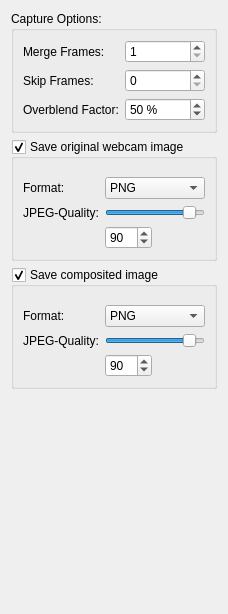
       <widget class="QWidget" name="captureTab">
        <attribute name="title">
         <string>Capture</string>
        </attribute>
        <layout class="QVBoxLayout" name="verticalLayout_7">
         <item>
          <widget class="QGroupBox" name="groupBox">
           <property name="title">
            <string>Capture Options:</string>
           </property>
           <layout class="QVBoxLayout" name="verticalLayout_6">
            <item>
             <layout class="QFormLayout" name="formLayout_4">
              <property name="topMargin">
               <number>0</number>
              </property>
              <item row="0" column="0">
               <widget class="QLabel" name="label_9">
                <property name="text">
                 <string>Merge Frames:</string>
                </property>
               </widget>
              </item>
              <item row="0" column="1">
               <widget class="QSpinBox" name="mergeFrames">
                <property name="minimum">
                 <number>1</number>
                </property>
                <property name="maximum">
                 <number>100</number>
                </property>
               </widget>
              </item>
              <item row="1" column="0">
               <widget class="QLabel" name="label_12">
                <property name="text">
                 <string>Skip Frames:</string>
                </property>
               </widget>
              </item>
              <item row="1" column="1">
               <widget class="QSpinBox" name="skipFrames">
                <property name="minimum">
                 <number>0</number>
                </property>
                <property name="maximum">
                 <number>10</number>
                </property>
                <property name="value">
                 <number>0</number>
                </property>
               </widget>
              </item>
              <item row="2" column="0">
               <widget class="QLabel" name="label_21">
                <property name="text">
                 <string>Overblend Factor:</string>
                </property>
               </widget>
              </item>
              <item row="2" column="1">
               <widget class="QSpinBox" name="overblendFactor">
                <property name="suffix">
                 <string> %</string>
                </property>
                <property name="prefix">
                 <string/>
                </property>
                <property name="minimum">
                 <number>1</number>
                </property>
                <property name="maximum">
                 <number>100</number>
                </property>
                <property name="value">
                 <number>50</number>
                </property>
               </widget>
              </item>
             </layout>
            </item>
           </layout>
          </widget>
         </item>
         <item>
          <widget class="QGroupBox" name="saveCamShot">
           <property name="title">
            <string>Save original webcam image</string>
           </property>
           <property name="checkable">
            <bool>true</bool>
           </property>
           <layout class="QVBoxLayout" name="verticalLayout_8">
            <item>
             <layout class="QFormLayout" name="formLayout_5">
              <property name="topMargin">
               <number>9</number>
              </property>
              <item row="0" column="0">
               <widget class="QLabel" name="label_15">
                <property name="text">
                 <string>Format:</string>
                </property>
               </widget>
              </item>
              <item row="0" column="1">
               <widget class="QComboBox" name="imageFormat">
                <item>
                 <property name="text">
                  <string>PNG</string>
                 </property>
                </item>
                <item>
                 <property name="text">
                  <string>BMP</string>
                 </property>
                </item>
                <item>
                 <property name="text">
                  <string>JPEG</string>
                 </property>
                </item>
               </widget>
              </item>
              <item row="1" column="0">
               <widget class="QLabel" name="label_16">
                <property name="text">
                 <string>JPEG-Quality:</string>
                </property>
               </widget>
              </item>
              <item row="1" column="1">
               <widget class="QSlider" name="jpegQualitySlider">
                <property name="minimumSize">
                 <size>
                  <width>100</width>
                  <height>0</height>
                 </size>
                </property>
                <property name="maximumSize">
                 <size>
                  <width>100</width>
                  <height>16777215</height>
                 </size>
                </property>
                <property name="minimum">
                 <number>0</number>
                </property>
                <property name="maximum">
                 <number>100</number>
                </property>
                <property name="value">
                 <number>90</number>
                </property>
                <property name="orientation">
                 <enum>Qt::Horizontal</enum>
                </property>
                <property name="invertedAppearance">
                 <bool>false</bool>
                </property>
                <property name="invertedControls">
                 <bool>false</bool>
                </property>
               </widget>
              </item>
              <item row="2" column="1">
               <layout class="QHBoxLayout" name="horizontalLayout_3">
                <property name="topMargin">
                 <number>0</number>
                </property>
                <item>
                 <widget class="QSpinBox" name="jpegQualitySpinBox">
                  <property name="maximum">
                   <number>100</number>
                  </property>
                  <property name="value">
                   <number>90</number>
                  </property>
                 </widget>
                </item>
                <item>
                 <spacer name="horizontalSpacer_3">
                  <property name="orientation">
                   <enum>Qt::Horizontal</enum>
                  </property>
                  <property name="sizeHint" stdset="0">
                   <size>
                    <width>40</width>
                    <height>20</height>
                   </size>
                  </property>
                 </spacer>
                </item>
               </layout>
              </item>
             </layout>
            </item>
           </layout>
          </widget>
         </item>
         <item>
          <widget class="QGroupBox" name="saveCompositedImage">
           <property name="title">
            <string>Save composited image</string>
           </property>
           <property name="checkable">
            <bool>true</bool>
           </property>
           <layout class="QVBoxLayout" name="verticalLayout_11">
            <item>
             <layout class="QFormLayout" name="formLayout_6">
              <property name="topMargin">
               <number>9</number>
              </property>
              <item row="0" column="0">
               <widget class="QLabel" name="label_26">
                <property name="text">
                 <string>Format:</string>
                </property>
               </widget>
              </item>
              <item row="1" column="0">
               <widget class="QLabel" name="label_27">
                <property name="text">
                 <string>JPEG-Quality:</string>
                </property>
               </widget>
              </item>
              <item row="0" column="1">
               <widget class="QComboBox" name="imageFormatComp">
                <item>
                 <property name="text">
                  <string>PNG</string>
                 </property>
                </item>
                <item>
                 <property name="text">
                  <string>BMP</string>
                 </property>
                </item>
                <item>
                 <property name="text">
                  <string>JPEG</string>
                 </property>
                </item>
               </widget>
              </item>
              <item row="1" column="1">
               <widget class="QSlider" name="jpegQualitySliderComp">
                <property name="minimumSize">
                 <size>
                  <width>100</width>
                  <height>0</height>
                 </size>
                </property>
                <property name="maximumSize">
                 <size>
                  <width>100</width>
                  <height>16777215</height>
                 </size>
                </property>
                <property name="minimum">
                 <number>0</number>
                </property>
                <property name="maximum">
                 <number>100</number>
                </property>
                <property name="value">
                 <number>90</number>
                </property>
                <property name="orientation">
                 <enum>Qt::Horizontal</enum>
                </property>
                <property name="invertedAppearance">
                 <bool>false</bool>
                </property>
                <property name="invertedControls">
                 <bool>false</bool>
                </property>
               </widget>
              </item>
              <item row="2" column="1">
               <layout class="QHBoxLayout" name="horizontalLayout_9">
                <property name="topMargin">
                 <number>0</number>
                </property>
                <item>
                 <widget class="QSpinBox" name="jpegQualitySpinBoxComp">
                  <property name="maximum">
                   <number>100</number>
                  </property>
                  <property name="value">
                   <number>90</number>
                  </property>
                 </widget>
                </item>
                <item>
                 <spacer name="horizontalSpacer_5">
                  <property name="orientation">
                   <enum>Qt::Horizontal</enum>
                  </property>
                  <property name="sizeHint" stdset="0">
                   <size>
                    <width>40</width>
                    <height>20</height>
                   </size>
                  </property>
                 </spacer>
                </item>
               </layout>
              </item>
             </layout>
            </item>
           </layout>
          </widget>
         </item>
         <item>
          <spacer name="verticalSpacer_3">
           <property name="orientation">
            <enum>Qt::Vertical</enum>
           </property>
           <property name="sizeHint" stdset="0">
            <size>
             <width>20</width>
             <height>214</height>
            </size>
           </property>
          </spacer>
         </item>
        </layout>
       </widget>
